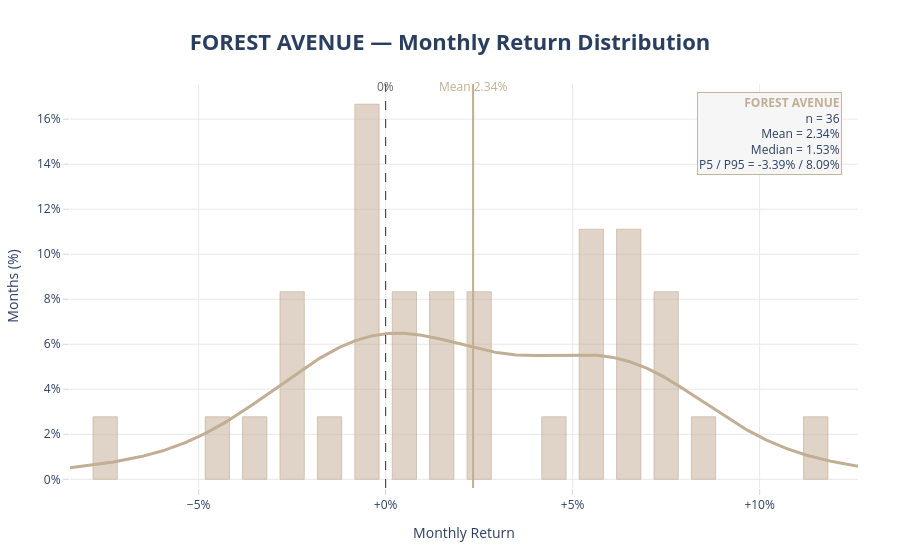
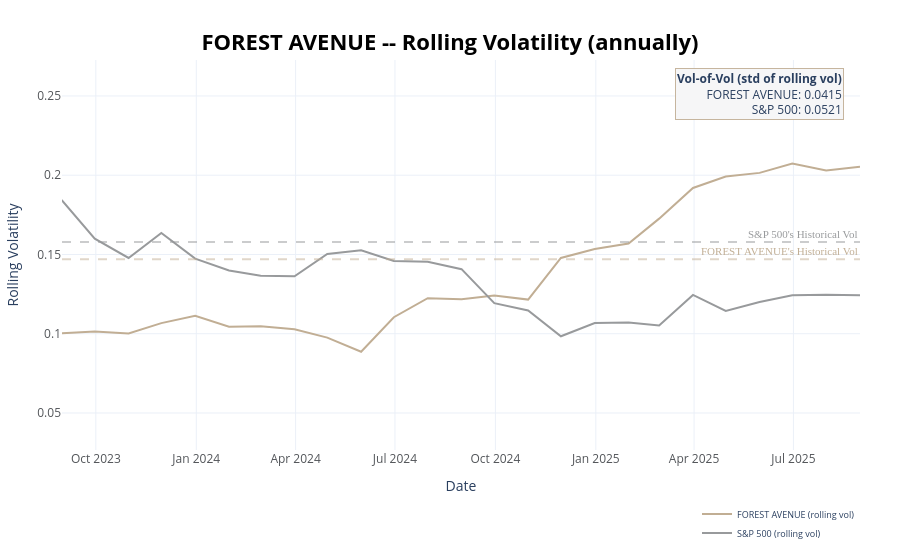

Source (notebook cell) for these figures, in order:
### Markdown cell above
#### Summary of a Fund

### Code cell
funds['FOREST AVENUE'].summary_of_a_fund(benchmark_fund=funds['S&P 500'],language="en")

### Figure 1 — Plotly figure (JSON) as saved in the notebook; plotly's stock layout.template omitted (floating-point values rounded to 4 significant figures; data arrays with more than 128 entries replaced by an {"elided": "..."} marker saying what was removed)
{"data": [{"histnorm": "percent", "hovertemplate": "<b>%{x.start:.2%} – %{x.end:.2%}</b><br>%{y:.1f}% of months<extra></extra>", "marker": {"color": "rgba(193,174,148,0.55)", "line": {"color": "rgba(193,174,148,0.85)", "width": 0.8}}, "name": "FOREST AVENUE", "nbinsx": 24, "opacity": 0.95, "showlegend": false, "type": "histogram", "x": [0.0179, -0.0017, 0.0097, -0.0222, -0.008, 0.0527, -0.0056, -0.003, -0.0033, 0.0499, 0.072, 0.0089, 0.0293, 0.008, 0.0536, 0.0786, 0.0273, 0.0539, 0.0687, 0.0117, 0.062, -0.0231, -0.0303, 0.0127, 0.0533, 0.0286, 0.1182, -0.0255, 0.0629, -0.0446, -0.0763, 0.0657, 0.0706, 0.0878, -0.0132, -0.0055]}, {"hovertemplate": "<b>%{x:.2%}</b><br>%{y:.2f}% (smooth)<extra></extra>", "line": {"color": "#C1AE94", "width": 3}, "mode": "lines", "name": "KDE", "showlegend": false, "type": "scatter", "x": {"elided": "400 float values"}, "y": {"elided": "400 float values"}}], "layout": {"annotations": [{"font": {"color": "#666", "size": 12}, "showarrow": false, "text": "0%", "x": 0, "xref": "x", "y": 1.02, "yref": "paper"}, {"font": {"color": "#C1AE94", "size": 12}, "showarrow": false, "text": "Mean 2.34%", "x": 0.02338, "xref": "x", "y": 1.02, "yref": "paper"}, {"align": "right", "bgcolor": "#F6F6F7", "bordercolor": "rgba(193,174,148,0.9)", "borderwidth": 1, "showarrow": false, "text": "<span style='color:#C1AE94;'><b>FOREST AVENUE</b></span><br>n = 36<br>Mean = 2.34%<br>Median = 1.53%<br>P5 / P95 = -3.39% / 8.09%", "x": 0.98, "xanchor": "right", "xref": "paper", "y": 0.98, "yanchor": "top", "yref": "paper"}], "bargap": 0.35, "hoverlabel": {"bgcolor": "white", "bordercolor": "rgba(193,174,148,0.6)", "font": {"color": "#333", "family": "Open Sans, Roboto", "size": 13}}, "hovermode": "x unified", "margin": {"b": 72, "l": 54, "r": 42, "t": 84}, "paper_bgcolor": "white", "plot_bgcolor": "white", "shapes": [{"line": {"color": "#2F2F2F", "dash": "dash", "width": 1}, "type": "line", "x0": 0, "x1": 0, "xref": "x", "y0": 0, "y1": 1, "yref": "paper"}, {"line": {"color": "#C1AE94", "width": 2}, "type": "line", "x0": 0.02338, "x1": 0.02338, "xref": "x", "y0": 0, "y1": 1, "yref": "paper"}], "title": {"font": {"size": 22}, "text": "<b>FOREST AVENUE — Monthly Return Distribution</b>", "x": 0.5, "xanchor": "center", "y": 0.925, "yanchor": "middle"}, "xaxis": {"gridcolor": "#e9e9ea", "showgrid": true, "tickcolor": "#d7d7d9", "tickformat": "+.0%", "ticklen": 6, "ticks": "outside", "title": {"text": "Monthly Return"}, "zeroline": false}, "yaxis": {"gridcolor": "#e9e9ea", "showgrid": true, "tickcolor": "#d7d7d9", "ticklen": 6, "ticks": "outside", "ticksuffix": "%", "title": {"text": "Months (%)"}, "zeroline": false}}}

### Figure 2 — Plotly figure (JSON) as saved in the notebook; plotly's stock layout.template omitted (floating-point values rounded to 4 significant figures)
{"data": [{"hovertemplate": "Date: %{x|%Y-%m}<br>Vol: %{y:.4f}<extra>Fund</extra>", "line": {"color": "#C1AE94", "dash": "solid", "width": 2}, "mode": "lines", "name": "FOREST AVENUE (rolling vol)", "type": "scatter", "x": ["2023-08-31T00:00:00", "2023-09-30T00:00:00", "2023-10-31T00:00:00", "2023-11-30T00:00:00", "2023-12-31T00:00:00", "2024-01-31T00:00:00", "2024-02-29T00:00:00", "2024-03-31T00:00:00", "2024-04-30T00:00:00", "2024-05-31T00:00:00", "2024-06-30T00:00:00", "2024-07-31T00:00:00", "2024-08-31T00:00:00", "2024-09-30T00:00:00", "2024-10-31T00:00:00", "2024-11-30T00:00:00", "2024-12-31T00:00:00", "2025-01-31T00:00:00", "2025-02-28T00:00:00", "2025-03-31T00:00:00", "2025-04-30T00:00:00", "2025-05-31T00:00:00", "2025-06-30T00:00:00", "2025-07-31T00:00:00", "2025-08-31T00:00:00"], "y": [0.1003, 0.1014, 0.1002, 0.1067, 0.1114, 0.1044, 0.1047, 0.1028, 0.09752, 0.08866, 0.1104, 0.1224, 0.1218, 0.1241, 0.1215, 0.1478, 0.1535, 0.1569, 0.1726, 0.192, 0.1992, 0.2015, 0.2074, 0.2029, 0.2053]}, {"hovertemplate": "Date: %{x|%Y-%m}<br>Vol: %{y:.4f}<extra>Benchmark</extra>", "line": {"color": "#989A9C", "dash": "solid", "width": 2}, "mode": "lines", "name": "S&P 500 (rolling vol)", "type": "scatter", "x": ["2017-11-30T00:00:00", "2017-12-31T00:00:00", "2018-01-31T00:00:00", "2018-02-28T00:00:00", "2018-03-31T00:00:00", "2018-04-30T00:00:00", "2018-05-31T00:00:00", "2018-06-30T00:00:00", "2018-07-31T00:00:00", "2018-08-31T00:00:00", "2018-09-30T00:00:00", "2018-10-31T00:00:00", "2018-11-30T00:00:00", "2018-12-31T00:00:00", "2019-01-31T00:00:00", "2019-02-28T00:00:00", "2019-03-31T00:00:00", "2019-04-30T00:00:00", "2019-05-31T00:00:00", "2019-06-30T00:00:00", "2019-07-31T00:00:00", "2019-08-31T00:00:00", "2019-09-30T00:00:00", "2019-10-31T00:00:00", "2019-11-30T00:00:00", "2019-12-31T00:00:00", "2020-01-31T00:00:00", "2020-02-29T00:00:00", "2020-03-31T00:00:00", "2020-04-30T00:00:00", "2020-05-31T00:00:00", "2020-06-30T00:00:00", "2020-07-31T00:00:00", "2020-08-31T00:00:00", "2020-09-30T00:00:00", "2020-10-31T00:00:00", "2020-11-30T00:00:00", "2020-12-31T00:00:00", "2021-01-31T00:00:00", "2021-02-28T00:00:00", "2021-03-31T00:00:00", "2021-04-30T00:00:00", "2021-05-31T00:00:00", "2021-06-30T00:00:00", "2021-07-31T00:00:00", "2021-08-31T00:00:00", "2021-09-30T00:00:00", "2021-10-31T00:00:00", "2021-11-30T00:00:00", "2021-12-31T00:00:00", "2022-01-31T00:00:00", "2022-02-28T00:00:00", "2022-03-31T00:00:00", "2022-04-30T00:00:00", "2022-05-31T00:00:00", "2022-06-30T00:00:00", "2022-07-31T00:00:00", "2022-08-31T00:00:00", "2022-09-30T00:00:00", "2022-10-31T00:00:00", "2022-11-30T00:00:00", "2022-12-31T00:00:00", "2023-01-31T00:00:00", "2023-02-28T00:00:00", "2023-03-31T00:00:00", "2023-04-30T00:00:00", "2023-05-31T00:00:00", "2023-06-30T00:00:00", "2023-07-31T00:00:00", "2023-08-31T00:00:00", "2023-09-30T00:00:00", "2023-10-31T00:00:00", "2023-11-30T00:00:00", "2023-12-31T00:00:00", "2024-01-31T00:00:00", "2024-02-29T00:00:00", "2024-03-31T00:00:00", "2024-04-30T00:00:00", "2024-05-31T00:00:00", "2024-06-30T00:00:00", "2024-07-31T00:00:00", "2024-08-31T00:00:00", "2024-09-30T00:00:00", "2024-10-31T00:00:00", "2024-11-30T00:00:00", "2024-12-31T00:00:00", "2025-01-31T00:00:00", "2025-02-28T00:00:00", "2025-03-31T00:00:00", "2025-04-30T00:00:00", "2025-05-31T00:00:00", "2025-06-30T00:00:00", "2025-07-31T00:00:00", "2025-08-31T00:00:00"], "y": [0.03895, 0.03936, 0.0566, 0.07584, 0.08468, 0.085, 0.08602, 0.08603, 0.08947, 0.0908, 0.09109, 0.1219, 0.1201, 0.1533, 0.1644, 0.1624, 0.1594, 0.1624, 0.178, 0.1899, 0.1877, 0.1869, 0.1875, 0.17, 0.1715, 0.1289, 0.1148, 0.15, 0.198, 0.2356, 0.2275, 0.2188, 0.2241, 0.2296, 0.2365, 0.2397, 0.2589, 0.2595, 0.2604, 0.2373, 0.1734, 0.1453, 0.1464, 0.1462, 0.1434, 0.1349, 0.1394, 0.1354, 0.1092, 0.1105, 0.1297, 0.1377, 0.1362, 0.1609, 0.1608, 0.1785, 0.2032, 0.2032, 0.2171, 0.2219, 0.2319, 0.2301, 0.2382, 0.2376, 0.2376, 0.2202, 0.2201, 0.2059, 0.19, 0.1841, 0.16, 0.1478, 0.1635, 0.1474, 0.1399, 0.1366, 0.1362, 0.1503, 0.1526, 0.1459, 0.1454, 0.1407, 0.1193, 0.1146, 0.09839, 0.1068, 0.1071, 0.1051, 0.1245, 0.1144, 0.12, 0.1242, 0.1246, 0.1243]}], "layout": {"annotations": [{"align": "left", "bgcolor": "rgba(0,0,0,0)", "font": {"color": "#C1AE94", "family": "Roboto Bold", "size": 11}, "showarrow": false, "text": "FOREST AVENUE's Historical Vol", "x": 1, "xanchor": "right", "xref": "x domain", "y": 0.1471, "yanchor": "bottom", "yref": "y"}, {"align": "left", "bgcolor": "rgba(0,0,0,0)", "font": {"color": "#989A9C", "family": "Roboto Bold", "size": 11}, "showarrow": false, "text": "S&P 500's Historical Vol", "x": 1, "xanchor": "right", "xref": "x domain", "y": 0.1579, "yanchor": "bottom", "yref": "y"}, {"align": "right", "bgcolor": "#F6F6F7", "bordercolor": "rgba(193,174,148,0.9)", "borderwidth": 1, "showarrow": false, "text": "<b>Vol-of-Vol (std of rolling vol)</b><br>FOREST AVENUE: 0.0415<br>S&P 500: 0.0521", "x": 0.98, "xanchor": "right", "xref": "paper", "y": 0.98, "yanchor": "top", "yref": "paper"}], "hovermode": "x unified", "legend": {"font": {"size": 9}, "orientation": "v", "x": 1, "xanchor": "right", "y": -0.25, "yanchor": "bottom"}, "margin": {"b": 100, "l": 60, "r": 40, "t": 60}, "shapes": [{"line": {"color": "rgba(193, 174, 148, 0.5)", "dash": "dash"}, "type": "line", "x0": 0, "x1": 1, "xref": "x domain", "y0": 0.1471, "y1": 0.1471, "yref": "y"}, {"line": {"color": "rgba(152,154,156,0.5)", "dash": "dash"}, "type": "line", "x0": 0, "x1": 1, "xref": "x domain", "y0": 0.1579, "y1": 0.1579, "yref": "y"}], "title": {"font": {"color": "black", "size": 22}, "text": "<b>FOREST AVENUE -- Rolling Volatility (annually)<b>", "x": 0.5, "xanchor": "center", "y": 0.925, "yanchor": "middle"}, "xaxis": {"range": ["2023-08-31T00:00:00", "2025-08-31T00:00:00"], "tickfont": {"color": "#53565A", "size": 12}, "title": {"text": "Date"}}, "yaxis": {"tickfont": {"color": "#53565A", "size": 12}, "title": {"text": "Rolling Volatility"}}}}
